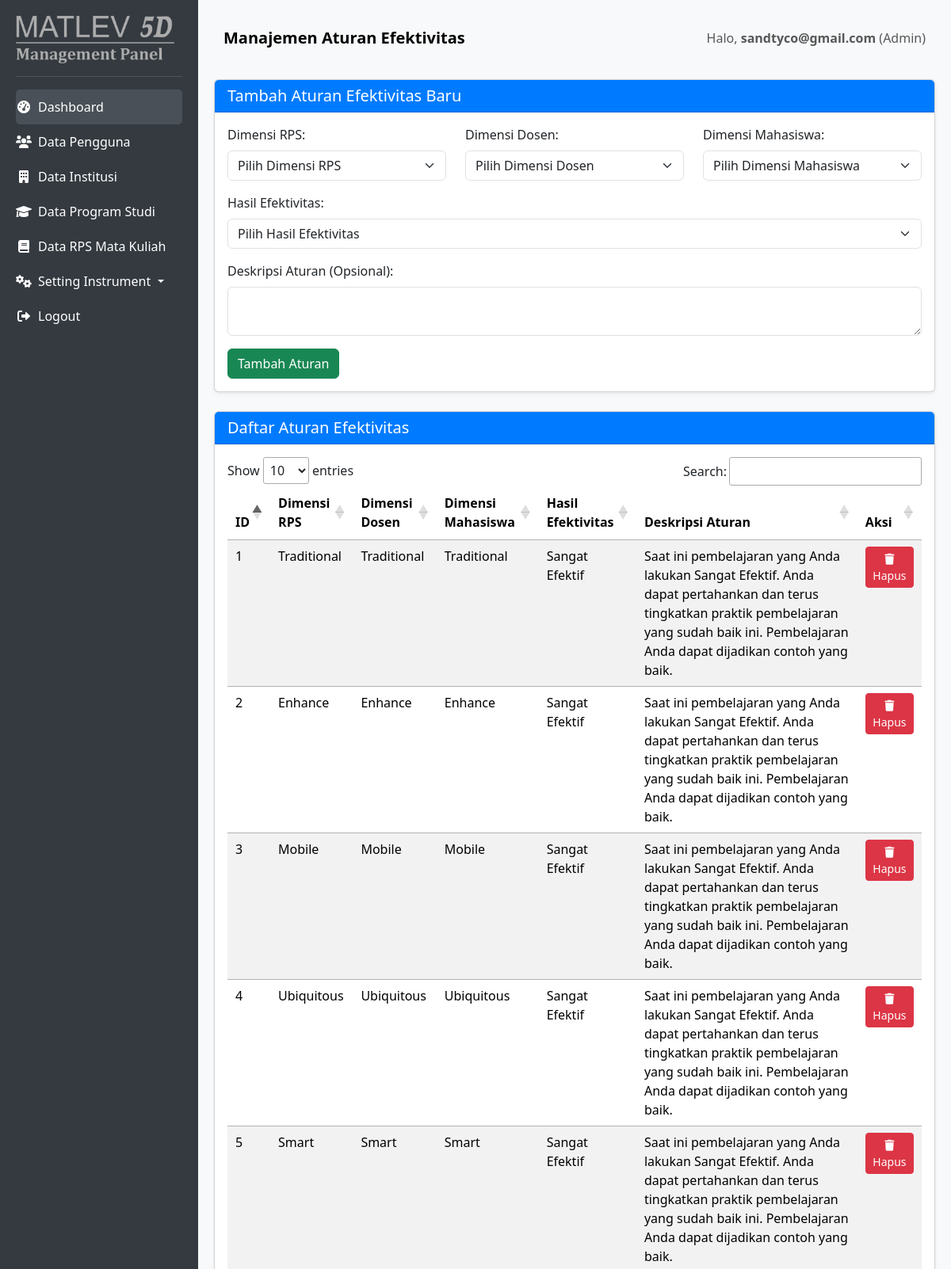
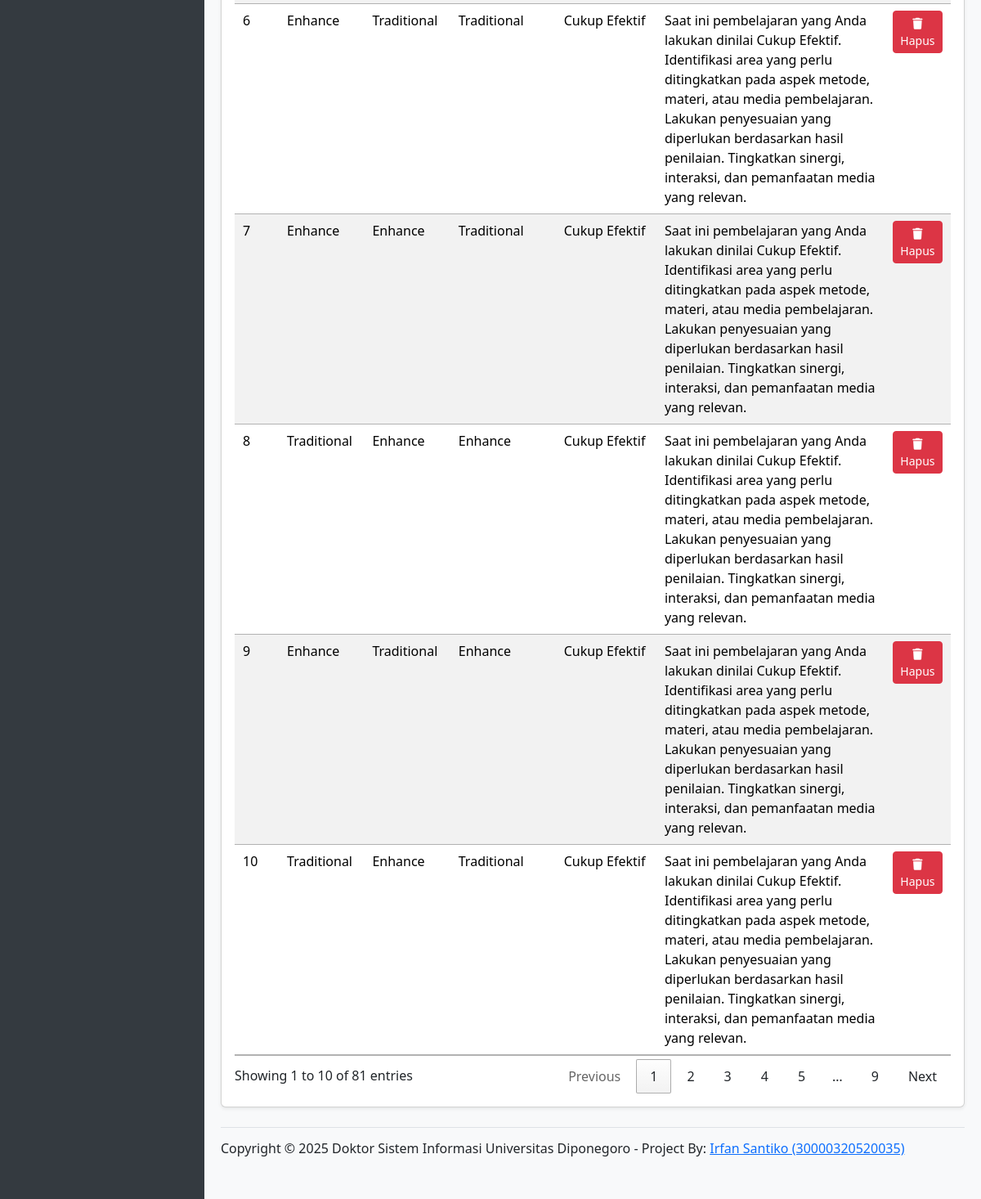
The page /views/admin/setting_rules.php (signed in) on the database its author committed (2 pictures, top to bottom).
### tables this page shows
CREATE TABLE `final_effectiveness_rules` (
  `id` int(11) NOT NULL,
  `rps_dimension_id` int(11) NOT NULL,
  `dosen_dimension_id` int(11) NOT NULL,
  `mahasiswa_dimension_id` int(11) NOT NULL,
  `effectiveness_action_id` int(11) NOT NULL,
  `rule_description` text DEFAULT NULL,
  `priority` int(11) DEFAULT 0,
  `created_at` datetime DEFAULT current_timestamp(),
  `updated_at` datetime DEFAULT current_timestamp() ON UPDATE current_timestamp()
);

CREATE TABLE `temus_dimensions` (
  `id` int(11) NOT NULL,
  `dimension_name` varchar(50) NOT NULL,
  `description` text DEFAULT NULL,
  `min_score` decimal(5,2) NOT NULL,
  `max_score` decimal(5,2) NOT NULL,
  `created_at` datetime NOT NULL DEFAULT current_timestamp(),
  `updated_at` datetime NOT NULL DEFAULT current_timestamp()
);

CREATE TABLE `effectiveness_actions` (
  `id` int(11) NOT NULL,
  `effectiveness_status` enum('Sangat Efektif','Cukup Efektif','Tidak Efektif') NOT NULL,
  `description` text NOT NULL
);

### views/admin/setting_rules.php (the view, shortened to what this page needs)
<?php
require_once '../../config/database.php';
$username = $_SESSION['username'];
$role_name = $_SESSION['role_name'];
$error = '';
$rules = [];
try {
    $stmt = $pdo->query("
        SELECT
            fer.id,
            fer.rule_description,
            td_rps.dimension_name AS rps_dimension_name,
            td_dosen.dimension_name AS dosen_dimension_name,
            td_mahasiswa.dimension_name AS mahasiswa_dimension_name,
            ea.effectiveness_status AS effectiveness_action_name
        FROM
            final_effectiveness_rules fer
        JOIN
            temus_dimensions td_rps ON fer.rps_dimension_id = td_rps.id
        JOIN
            temus_dimensions td_dosen ON fer.dosen_dimension_id = td_dosen.id
        JOIN
            temus_dimensions td_mahasiswa ON fer.mahasiswa_dimension_id = td_mahasiswa.id
        JOIN
            effectiveness_actions ea ON fer.effectiveness_action_id = ea.id
        ORDER BY fer.id ASC
    ");
    $rules = $stmt->fetchAll(PDO::FETCH_ASSOC);
} catch (PDOException $e) {
    $error .= "Error mengambil data Aturan: " . $e->getMessage() . "<br>";
}
?>
<!DOCTYPE html>
<html lang="en">
<head>
    <link href="https://cdn.jsdelivr.net/npm/bootstrap@5.3.3/dist/css/bootstrap.min.css" rel="stylesheet">
    <link rel="stylesheet" href="https://cdnjs.cloudflare.com/ajax/libs/font-awesome/6.0.0-beta3/css/all.min.css">
    <link rel="stylesheet" type="text/css" href="https://cdn.datatables.net/1.11.5/css/jquery.dataTables.css">
</head>
<body>
    <div id="sidebar">
        <img src="../../assets/img/mgpanel.png" alt="" width="200">
        <hr class="text-white-50">
        <ul class="nav flex-column">
            <li class="nav-item">
                <a class="nav-link active" href="admin_dashboard.php">
                    <i class="fas fa-fw fa-tachometer-alt me-2"></i>Dashboard
                </a>
            </li>
            <li class="nav-item">
                <a class="nav-link" href="manage_users.php">
                    <i class="fas fa-fw fa-users me-2"></i>Data Pengguna
                </a>
            </li>
            <li class="nav-item">
                <a class="nav-link" href="manage_institution.php">
                    <i class="fas fa-fw fa-building me-2"></i>Data Institusi
                </a>
            </li>
            <li class="nav-item">
                <a class="nav-link" href="manage_prodi.php">
                    <i class="fas fa-fw fa-graduation-cap me-2"></i>Data Program Studi
                </a>
            </li>
            <li class="nav-item">
                <a class="nav-link" href="manage_rps.php">
                    <i class="fas fa-fw fa-book me-2"></i>Data RPS Mata Kuliah
                </a>
            </li>
			<li class="nav-item dropdown">
				<a class="nav-link dropdown-toggle" href="#" id="setupInstrumenDropdown" role="button" data-bs-toggle="dropdown" aria-expanded="false">
					<i class="fas fa-fw fa-cogs me-2"></i>Setting Instrument
				</a>
			</li>
            <li class="nav-item mt-auto">
                <a class="nav-link" href="../../logout.php">
                    <i class="fas fa-fw fa-sign-out-alt me-2"></i>Logout
                </a>
            </li>
        </ul>
    </div>
    <div id="content">
        <nav class="navbar navbar-expand-lg navbar-light bg-light rounded-3 mb-4">
            <div class="container-fluid">
                <a class="navbar-brand" href="#">Manajemen Aturan Efektivitas</a>
                <span class="navbar-text ms-auto">
                    Halo, <strong><?php echo htmlspecialchars($username); ?></strong> (<?php echo htmlspecialchars($role_name); ?>)
                </span>
            </div>
        </nav>
        <div class="card shadow-sm mb-4">
            <div class="card-header">
                <h5 class="mb-0">Tambah Aturan Efektivitas Baru</h5>
            </div>
            <div class="card-body">
                <form action="" method="POST">
                    <div class="row mb-3">
                        <div class="col-md-4">
                            <label for="rps_dimension_id" class="form-label">Dimensi RPS:</label>
                            <select class="form-select" id="rps_dimension_id" name="rps_dimension_id" required>
                                <option value="">Pilih Dimensi RPS</option>
                            </select>
                        </div>
                        <div class="col-md-4">
                            <label for="dosen_dimension_id" class="form-label">Dimensi Dosen:</label>
                            <select class="form-select" id="dosen_dimension_id" name="dosen_dimension_id" required>
                                <option value="">Pilih Dimensi Dosen</option>
                            </select>
                        </div>
                        <div class="col-md-4">
                            <label for="mahasiswa_dimension_id" class="form-label">Dimensi Mahasiswa:</label>
                            <select class="form-select" id="mahasiswa_dimension_id" name="mahasiswa_dimension_id" required>
                                <option value="">Pilih Dimensi Mahasiswa</option>
                            </select>
                        </div>
                    </div>
                    <div class="mb-3">
                        <label for="effectiveness_action_id" class="form-label">Hasil Efektivitas:</label>
                        <select class="form-select" id="effectiveness_action_id" name="effectiveness_action_id" required>
                            <option value="">Pilih Hasil Efektivitas</option>
                        </select>
                    </div>
                    <div class="mb-3">
                        <label for="rule_description" class="form-label">Deskripsi Aturan (Opsional):</label>
                        <textarea class="form-control" id="rule_description" name="rule_description" rows="2"></textarea>
                    </div>
                    <button type="submit" name="add_rule" class="btn btn-success">Tambah Aturan</button>
                </form>
            </div>
        </div>
        <div class="card shadow-sm mb-4">
            <div class="card-header">
                <h5 class="mb-0">Daftar Aturan Efektivitas</h5>
            </div>
            <div class="card-body">
                <?php if (empty($rules)): ?>
                    <p>Belum ada aturan efektivitas yang terdaftar.</p>
                <?php else: ?>
                    <div class="table-responsive">
                        <table id="rulesTable" class="table table-striped table-hover">
                            <thead>
                                <tr>
                                    <th>ID</th>
                                    <th>Dimensi RPS</th>
                                    <th>Dimensi Dosen</th>
                                    <th>Dimensi Mahasiswa</th>
                                    <th>Hasil Efektivitas</th>
                                    <th>Deskripsi Aturan</th>
                                    <th>Aksi</th>
                                </tr>
                            </thead>
                            <tbody>
                                <?php foreach ($rules as $rule): ?>
                                    <tr>
                                        <td><?php echo htmlspecialchars($rule['id']); ?></td>
                                        <td><?php echo htmlspecialchars($rule['rps_dimension_name']); ?></td>
                                        <td><?php echo htmlspecialchars($rule['dosen_dimension_name']); ?></td>
                                        <td><?php echo htmlspecialchars($rule['mahasiswa_dimension_name']); ?></td>
                                        <td><?php echo htmlspecialchars($rule['effectiveness_action_name']); ?></td>
                                        <td><?php echo htmlspecialchars($rule['rule_description']); ?></td>
                                        <td>
                                            <form action="" method="POST" onsubmit="return confirm('Apakah Anda yakin ingin menghapus aturan ini?');">
                                                <button type="submit" name="delete_rule" class="btn btn-danger btn-sm">
                                                    <i class="fas fa-trash"></i> Hapus
                                                </button>
                                            </form>
                                            </td>
                                    </tr>
                                <?php endforeach; ?>
                            </tbody>
                        </table>
                    </div>
                <?php endif; ?>
            </div>
        </div>
        <footer class="d-flex flex-wrap justify-content-between align-items-center py-3 my-4 border-top">
            <h6 align="center">Copyright © 2025 Doktor Sistem Informasi Universitas Diponegoro - Project By: <a href="mailto:irfan.santiko@amikompurwokerto.ac.id" target="_blank">Irfan Santiko (30000320520035)</a></h6>
        </footer>
    </div>
</body>
</html>

### views/admin/setting_rules.php (style rules this page uses)
body { display: flex; min-height: 100vh; background-color: #f8f9fa; }
#sidebar { width: 250px; background-color: #343a40; color: white; padding: 20px; flex-shrink: 0; }
#sidebar a { color: white; text-decoration: none; padding: 10px 0; display: block; border-radius: 5px; transition: background-color 0.3s; }
#sidebar a:hover, #sidebar a.active { background-color: #495057; }
#content { flex-grow: 1; padding: 20px; }
.navbar-brand { font-weight: bold; }
.card-header { background-color: #007bff; color: white; }

### rows shown on the page
final_effectiveness_rules: id "1", temus_dimensions.dimension_name "Traditional", effectiveness_action.effectiveness_status "Sangat Efektif", rule_description "Saat ini pembelajaran yang Anda lakukan Sangat Efektif. Anda dapat pertahankan dan terus tingkatkan praktik pembelajaran yang sudah baik ini. Pembelajaran Anda dapat dijadikan contoh yang baik."
final_effectiveness_rules: id "2", temus_dimensions.dimension_name "Enhance", effectiveness_action.effectiveness_status "Sangat Efektif", rule_description "Saat ini pembelajaran yang Anda lakukan Sangat Efektif. Anda dapat pertahankan dan terus tingkatkan praktik pembelajaran yang sudah baik ini. Pembelajaran Anda dapat dijadikan contoh yang baik."
final_effectiveness_rules: id "3", temus_dimensions.dimension_name "Mobile", effectiveness_action.effectiveness_status "Sangat Efektif", rule_description "Saat ini pembelajaran yang Anda lakukan Sangat Efektif. Anda dapat pertahankan dan terus tingkatkan praktik pembelajaran yang sudah baik ini. Pembelajaran Anda dapat dijadikan contoh yang baik."
final_effectiveness_rules: id "4", temus_dimensions.dimension_name "Ubiquitous", effectiveness_action.effectiveness_status "Sangat Efektif", rule_description "Saat ini pembelajaran yang Anda lakukan Sangat Efektif. Anda dapat pertahankan dan terus tingkatkan praktik pembelajaran yang sudah baik ini. Pembelajaran Anda dapat dijadikan contoh yang baik."
final_effectiveness_rules: id "5", temus_dimensions.dimension_name "Smart", effectiveness_action.effectiveness_status "Sangat Efektif", rule_description "Saat ini pembelajaran yang Anda lakukan Sangat Efektif. Anda dapat pertahankan dan terus tingkatkan praktik pembelajaran yang sudah baik ini. Pembelajaran Anda dapat dijadikan contoh yang baik."
final_effectiveness_rules: id "6", temus_dimensions.dimension_name "Enhance", temus_dimensions.dimension_name "Traditional", effectiveness_action.effectiveness_status "Cukup Efektif", rule_description "Saat ini pembelajaran yang Anda lakukan dinilai Cukup Efektif. Identifikasi area yang perlu ditingkatkan pada aspek metode, materi, atau media pembelajaran. Lakukan penyesuaian yang diperlukan berdasarkan hasil penilaian. Tingkatkan sinergi, interaksi, dan pemanfaatan media yang relevan."
final_effectiveness_rules: id "7", temus_dimensions.dimension_name "Enhance", temus_dimensions.dimension_name "Traditional", effectiveness_action.effectiveness_status "Cukup Efektif", rule_description "Saat ini pembelajaran yang Anda lakukan dinilai Cukup Efektif. Identifikasi area yang perlu ditingkatkan pada aspek metode, materi, atau media pembelajaran. Lakukan penyesuaian yang diperlukan berdasarkan hasil penilaian. Tingkatkan sinergi, interaksi, dan pemanfaatan media yang relevan."
final_effectiveness_rules: id "8", temus_dimensions.dimension_name "Traditional", temus_dimensions.dimension_name "Enhance", effectiveness_action.effectiveness_status "Cukup Efektif", rule_description "Saat ini pembelajaran yang Anda lakukan dinilai Cukup Efektif. Identifikasi area yang perlu ditingkatkan pada aspek metode, materi, atau media pembelajaran. Lakukan penyesuaian yang diperlukan berdasarkan hasil penilaian. Tingkatkan sinergi, interaksi, dan pemanfaatan media yang relevan."
final_effectiveness_rules: id "9", temus_dimensions.dimension_name "Enhance", temus_dimensions.dimension_name "Traditional", effectiveness_action.effectiveness_status "Cukup Efektif", rule_description "Saat ini pembelajaran yang Anda lakukan dinilai Cukup Efektif. Identifikasi area yang perlu ditingkatkan pada aspek metode, materi, atau media pembelajaran. Lakukan penyesuaian yang diperlukan berdasarkan hasil penilaian. Tingkatkan sinergi, interaksi, dan pemanfaatan media yang relevan."
final_effectiveness_rules: id "10", temus_dimensions.dimension_name "Traditional", temus_dimensions.dimension_name "Enhance", effectiveness_action.effectiveness_status "Cukup Efektif", rule_description "Saat ini pembelajaran yang Anda lakukan dinilai Cukup Efektif. Identifikasi area yang perlu ditingkatkan pada aspek metode, materi, atau media pembelajaran. Lakukan penyesuaian yang diperlukan berdasarkan hasil penilaian. Tingkatkan sinergi, interaksi, dan pemanfaatan media yang relevan."

### other values the page prints
$username "sandtyco@gmail.com"
$role_name "Admin"
